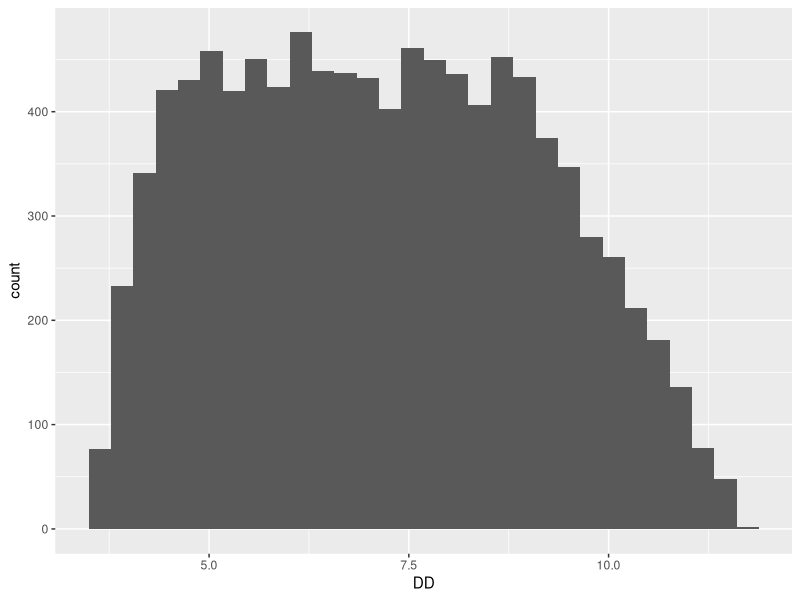

Recreate this plot in R. (Note: this script raises an error after producing the figure.)
# Amanda Wilson (AW)
# Environmental Health Sciences PhD student
# University of Arizona


require(ggplot2)
require(ggpubr)
require(corrplot)
require(gridExtra)
require(grid)
require(gridGraphics)



#---------PART 1 - STOCHASTIC APPROACH TO SCHOEN & ASHBOLT (2011) MODEL--------------------



# This model is based on one discussed by Schoen & Ashbolt (2011) An in-premise model for
# Legionella exposure during showering events

schoen.ashbolt<-function(iterations,C.air,IR){
  
  #model function inputs
        #1-iterations
        #2-flow rate (L/hr)
        #3-C.air (concentration of L. pneumophila in air - CFU/m^3)
        #4-IR (inhalation rate in m^3/min)
  
  #-----------model input parameters--------------------------
  
  #partitioning coefficient
  PC<-runif(iterations,10^-6,1.9e-05)
  #min = low value
  #max = (Best estimate value - low value) + Best estimate value
  
  #-------aerosolizing parameters--------------------------------
  
  #----------aerosol size 1 - 5 um--------------
  
  #fraction of total aerosolized organisms in aeorosol size 1-5
  F1.15<-runif(iterations,0.75,1)
  #min = best estimate value
  #max = high value
  
  #fraction of total aerosols of size range 1-5um deposited at the alveoli
  F2.15<-runif(iterations,0.2,0.54)
  #min = best estimate value
  #max = high value
  
  #---------aerosol size 5 - 6 um---------------
  
  #fraction of total aerosolized organisms in aeorosol size 5-6
  F1.56<-(1-F1.15)*0.36
  #12% of aerosols other than 1-5
  
  #fraction of total aerosols of size range 5-6 deposited at the alveoli
  F2.56<-(1-F2.15)*0.125
  
  #--------aerosol size 6 - 10 um----------------
  
  #fraction of total aerosolized organisms in aerosol size 6-10
  F1.610<-(1-F1.15)*0.56
  
  #fraction of total aerosols of size range 6-10 deposited at the alveoli
  F2.610<-(1-F2.15)*0.0125
  
  ###########################################################

  #calculating deposited dose
  DD<-C.air*IR*((F1.15*F2.15)+(F1.56*F2.56)+(F1.610*F2.610))
    
    
  #saving inputs and outputs
    
  model<<-data.frame(IR=IR,PC=PC,F1.15=F1.15,F2.15=F2.15,F1.56=F1.56,F2.56=F2.56,F1.610=F1.610,
                       F2.610=F2.610,DD=DD)
    
    
}
  
schoen.ashbolt(10000,C.air=2.9e3,IR=7.5e-3)

ggplot(data=model)+geom_histogram(aes(x=DD))

#--------PART 2 - HAMILTON ET AL. (2019) MODEL----------------------------------------------

# This model is based on one discussed by Hamilton et al. (2019) Risk-based critical levels
# of Legionella pneumophila for indoor water uses. Environmental Science & Technology.

# "volume of aerosols of various size diameters that are large enough to hold
# L. pneumophila bacteria but small enough to deposit at the alveoli (1 um < diameter < 10um)
# were considered" - equation 2 from paper
  

hamilton<-function(iterations,C.air,IR){
  
  
  #model function inputs
  #1-iterations
  #2-shower duration (minutes)
  #3-C.water (concentration of L. pneumophila in water - CFU/mL)


  #truncnorm dist
  require(truncnorm)
  
  showerduration<-1 

  #vectors for loop

  #Dose for conventional fixture
  Dose.fixture.conv<-rep(0,iterations)

  #Dose for water efficient fixture
  Dose.fixture.eff<-rep(0,iterations)

  #Breathing rate
  B<-rep(0,iterations)

  #Exposure time
  t.shower<-rep(0,iterations)
  
  #CONVENTIONAL
  #concentration of aerosols at diameter 1-2
  C.aer.1.conv<-rlnorm(iterations,17.5,0.30)
  
  #concentration of aerosols at diameter 2-3
  C.aer.2.conv<-rlnorm(iterations,17.5,0.17)
  
  #concentration of aerosols at diameter 3-6
  C.aer.3.conv<-rlnorm(iterations,19.5,0.35)
  C.aer.4.conv<-rlnorm(iterations,19.5,0.35)
  C.aer.5.conv<-rlnorm(iterations,19.5,0.35)
  
  #concentration of aerosols at diameter 6-10
  C.aer.6.conv<-rlnorm(iterations,20,0.31)
  C.aer.7.conv<-rlnorm(iterations,20,0.31)
  C.aer.8.conv<-rlnorm(iterations,20,0.31)
  C.aer.9.conv<-rlnorm(iterations,20,0.31)
  C.aer.10.conv<-rlnorm(iterations,20,0.31)
  
  #WATER EFFICIENT
  #concentration of aerosols at diameter 1-2
  C.aer.1.eff<-rlnorm(iterations,18.1,0.57)
  #concentration of aerosols at diameter 2-3
  C.aer.2.eff<-rlnorm(iterations,17.9,0.64)
  #concentration of aerosols at diameter 3-6
  C.aer.3.eff<-rlnorm(iterations,18.7,0.52)
  C.aer.4.eff<-rlnorm(iterations,18.7,0.52)
  C.aer.5.eff<-rlnorm(iterations,18.7,0.52)
  #concentration of aerosols at diameter 6-10
  C.aer.6.eff<-rlnorm(iterations,18.3,0.14)
  C.aer.7.eff<-rlnorm(iterations,18.3,0.14)
  C.aer.8.eff<-rlnorm(iterations,18.3,0.14)
  C.aer.8.eff<-rlnorm(iterations,18.3,0.14)
  C.aer.8.eff<-rlnorm(iterations,18.3,0.14)
  C.aer.9.eff<-rlnorm(iterations,18.3,0.14)
  C.aer.10.eff<-rlnorm(iterations,18.3,0.14)
  
  #deposition efficiencies
  DE.1<-runif(iterations,0.23,0.25)
  DE.2<-runif(iterations,0.40,0.53)
  DE.3<-runif(iterations,0.36,0.62)
  DE.4<-runif(iterations,0.29,0.61)
  DE.5<-runif(iterations,0.19,0.52)
  DE.6<-runif(iterations,0.10,0.4)
  DE.7<-runif(iterations,0.06,0.29)
  DE.8<-runif(iterations,0.03,0.19)
  DE.9<-runif(iterations,0.01,0.12)
  DE.10<-runif(iterations,0.01,0.06)
  
  #percent aerosolized
  F.1<-17.50
  F.2<-16.39
  F.3<-15.56
  F.4<-6.67
  F.5<-3.89
  F.6<-2.50
  F.7<-2.78
  F.8<-5.00
  F.9<-5.28
  F.10<-3.89
  
  #volume of aerosol for size bin i
  V.1<-(4/3)*pi*(1*10^(-6)/2)^3
  V.2<-(4/3)*pi*(2*10^(-6)/2)^3
  V.3<-(4/3)*pi*(3*10^(-6)/2)^3
  V.4<-(4/3)*pi*(4*10^(-6)/2)^3
  V.5<-(4/3)*pi*(5*10^(-6)/2)^3
  V.6<-(4/3)*pi*(6*10^(-6)/2)^3
  V.7<-(4/3)*pi*(7*10^(-6)/2)^3
  V.8<-(4/3)*pi*(8*10^(-6)/2)^3
  V.9<-(4/3)*pi*(9*10^(-6)/2)^3
  V.10<-(4/3)*pi*(10*10^(-6)/2)^3
  
  #conventional
  part1.conv<-(C.aer.1.conv*V.1)+(C.aer.2.conv*V.2)+(C.aer.3.conv*V.3)+
              (C.aer.4.conv*V.4)+(C.aer.5.conv*V.5)+(C.aer.6.conv*V.6)+
              (C.aer.7.conv*V.7)+(C.aer.8.conv*V.8)+(C.aer.9.conv*V.9)+
              (C.aer.10.conv*V.10)
  
  #efficient
  part1.eff<-(C.aer.1.eff*V.1)+(C.aer.2.eff*V.2)+(C.aer.3.eff*V.3)+
             (C.aer.4.eff*V.4)+(C.aer.5.eff*V.5)+(C.aer.6.eff*V.6)+
             (C.aer.7.eff*V.7)+(C.aer.8.eff*V.8)+(C.aer.9.eff*V.9)+
             (C.aer.10.eff*V.10)
  
  part2<-(F.1*DE.1)+(F.2*DE.2)+(F.3*DE.3)+(F.4*DE.4)+(F.5*DE.5)+
              (F.6*DE.6)+(F.7*DE.7)+(F.8*DE.8)+(F.9*DE.9)+(F.10*DE.10)
  
  
  #Dose (conventional fixture)
  Dose.fixture.conv<-C.leg*B*t.shower*part1.conv*part2
  
  #Dose (water efficient fixture)
  Dose.fixture.eff<-C.leg*B*t.shower*part1.eff*part2
  
  model.conv<<-data.frame(B=B,C.aer.1.conv,C.aer.2.conv,C.aer.3.conv,C.aer.4.conv,C.aer.5.conv,
                          C.aer.6.conv,C.aer.7.conv,C.aer.8.conv,C.aer.9.conv,C.aer.10.conv,DE.1,
                          DE.2,DE.3,DE.4,DE.5,DE.6,DE.7,DE.8,DE.9,DE.10,r,Dose.fixture.conv)
  
  model.eff<<-data.frame(B=B,C.aer.1.eff,C.aer.2.eff,C.aer.3.eff,C.aer.4.eff,C.aer.5.eff,
                         C.aer.6.eff,C.aer.7.eff,C.aer.8.eff,C.aer.9.eff,C.aer.10.eff,DE.1,
                         DE.2,DE.3,DE.4,DE.5,DE.6,DE.7,DE.8,DE.9,DE.10,r,Dose.fixture.eff)
  require(ggplot2)
  require(ggpubr)
  require(corrplot)
  require(gridExtra)
  require(grid)
  require(gridGraphics)
  
  mydata.cor.conv=cor(model.conv,method=c("spearman"))
  corrplot(mydata.cor.conv,method="number")
  grid.echo()
  plot1.conv<-grid.grab()
  #grid.draw(plot1)
  
  mydata.cor.eff=cor(model.eff,method=c("spearman"))
  corrplot(mydata.cor.eff,method="number")
  grid.echo()
  plot1.eff<-grid.grab()
  
  combinedinfection<-data.frame(infectionrisk=c(P.infection.eff,P.infection.conv),
                                type=c(rep("Water Efficient",iterations),rep("Conventional",iterations)))
  
    ggplot(data=combinedinfection)+geom_boxplot(aes(y=infectionrisk,x=type,group=type))+
    scale_y_continuous(trans="log10",name="Infection Risk")+theme_bw()+scale_x_discrete(name="Shower Type")

  }

hamilton(10000,8,.1)

#comparison

comparison<-function(iterations,showerduration,C.water){
  schoen.ashbolt(iterations,showerduration,C.water)
  hamilton(iterations,showerduration,C.water)
  
  infectionrisk.all<-c(model$infection.risk,model.conv$P.infection.conv,model.eff$P.infection.eff)
  infectionrisk.all<-c(infectionrisk.all,infectionrisk.all)
  model<-c(rep("Schoen & Ashbolt",iterations),rep("Hamilton",iterations*2),rep("Combined",iterations*3))
  showertype<-c(rep("conventional or unspecified",iterations*2),rep("water efficient",iterations),rep("combined",iterations*3))
  
  frameall<<-data.frame(infection.risk=infectionrisk.all,model=model,showertype=showertype)
  
  windows()
  ggplot(data=frameall)+geom_violin(aes(x=model,y=infectionrisk.all,colour=showertype),draw_quantiles = c(0.25,0.5,0.75))+scale_y_continuous(trans="log10",name="Infection Risk")+
  scale_x_discrete(name="Model Source")+scale_colour_discrete(name="Shower Type")+theme_pubr()
}

comparison(10000,8,.1)

A<-ggplot(frameall)+geom_density(aes(x=infection.risk,group=model,fill=model),alpha=0.3)+scale_x_continuous(trans="log10")
B<-ggplot(frameall)+geom_density(aes(x=infection.risk,group=showertype,fill=showertype),alpha=0.3)+scale_x_continuous(trans="log10")

ggarrange(A,B)

ggplot(frameall)+geom_density(aes(x=infection.risk,group=interaction(showertype,model),fill=interaction(showertype,model)),alpha=0.3)+scale_x_continuous(trans="log10")
